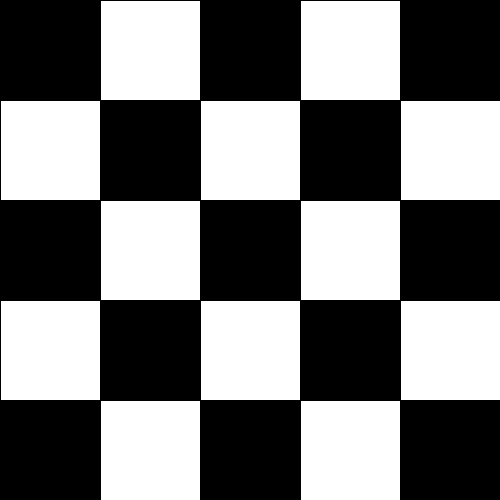
Frame 1 (no input)
Frame 60 (the mouse pressed at the canvas centre just before this capture): identical to frame 1, image omitted
Frame 120 (the mouse held since frame 60 and released just before this capture): identical to frame 1, image omitted

The Processing sketch that drew this single still picture (run headless with seeded random() and noise(); from frame 60 on, the mouse is pressed at the canvas centre):

// Processing sketch: processing_62900
// ── processing_62900.pde

int i;

void setup (){
  size (500,500);
  
}

void draw (){
  background(255);
  fill(0);
  rect(0,0,100,100);
  fill(255);
  rect(100,0,100,100);
  fill(0);
  rect(200,0,100,100);
  fill(255);
  rect(300,0,100,100);
  fill(0);
  rect(400,0,100,100);
  
  for (int i = 100; i < 600; i = i+200) {
       fill(255);
  rect(0,i,100,100);
  fill(0);
  rect(100,i,100,100);
  fill(255);
  rect(200,i,100,100);
  fill(0);
  rect(300,i,100,100);
  fill(255);
  rect(400,i,100,100);
  }

  for (int i = 200; i < 600; i = i+200) {
      fill(0);
  rect(0,i,100,100);
  fill(255);
  rect(100,i,100,100);
  fill(0);
  rect(200,i,100,100);
  fill(255);
  rect(300,i,100,100);
  fill(0);
  rect(400,i,100,100);
  
  
}
  
}
